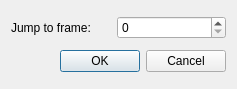
<?xml version="1.0" encoding="UTF-8"?>
<ui version="4.0">
 <class>JumpDialog</class>
 <widget class="QDialog" name="JumpDialog">
  <property name="windowModality">
   <enum>Qt::ApplicationModal</enum>
  </property>
  <property name="geometry">
   <rect>
    <x>0</x>
    <y>0</y>
    <width>237</width>
    <height>89</height>
   </rect>
  </property>
  <property name="windowTitle">
   <string>Jump to frame</string>
  </property>
  <layout class="QVBoxLayout" name="verticalLayout">
   <item>
    <layout class="QGridLayout" name="gridLayout">
     <item row="0" column="1">
      <widget class="QSpinBox" name="frameSpinBox">
       <property name="minimumSize">
        <size>
         <width>0</width>
         <height>23</height>
        </size>
       </property>
       <property name="focusPolicy">
        <enum>Qt::StrongFocus</enum>
       </property>
      </widget>
     </item>
     <item row="0" column="0">
      <widget class="QLabel" name="label">
       <property name="minimumSize">
        <size>
         <width>0</width>
         <height>23</height>
        </size>
       </property>
       <property name="maximumSize">
        <size>
         <width>100</width>
         <height>16777215</height>
        </size>
       </property>
       <property name="text">
        <string>Jump to frame:</string>
       </property>
      </widget>
     </item>
    </layout>
   </item>
   <item>
    <widget class="QDialogButtonBox" name="buttonBox">
     <property name="standardButtons">
      <set>QDialogButtonBox::Cancel|QDialogButtonBox::Ok</set>
     </property>
    </widget>
   </item>
  </layout>
 </widget>
 <resources/>
 <connections/>
</ui>
